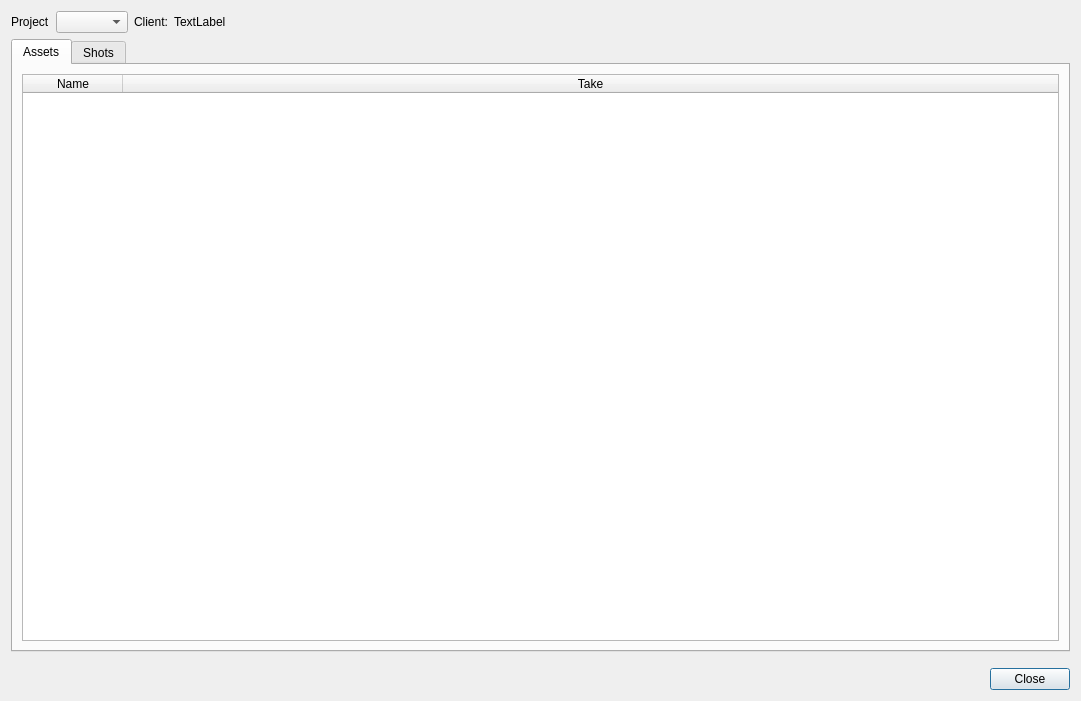
<?xml version="1.0" encoding="UTF-8"?>
<ui version="4.0">
 <class>Dialog</class>
 <widget class="QDialog" name="Dialog">
  <property name="geometry">
   <rect>
    <x>0</x>
    <y>0</y>
    <width>1081</width>
    <height>701</height>
   </rect>
  </property>
  <property name="windowTitle">
   <string>Dialog</string>
  </property>
  <layout class="QVBoxLayout" name="verticalLayout">
   <item>
    <layout class="QHBoxLayout" name="horizontalLayout">
     <item>
      <widget class="QLabel" name="label">
       <property name="text">
        <string>Project</string>
       </property>
      </widget>
     </item>
     <item>
      <widget class="QComboBox" name="projects_comboBox"/>
     </item>
     <item>
      <widget class="QLabel" name="client_label">
       <property name="text">
        <string>Client:</string>
       </property>
      </widget>
     </item>
     <item>
      <widget class="QLabel" name="client_name_label">
       <property name="text">
        <string>TextLabel</string>
       </property>
      </widget>
     </item>
     <item>
      <spacer name="horizontalSpacer">
       <property name="orientation">
        <enum>Qt::Horizontal</enum>
       </property>
       <property name="sizeHint" stdset="0">
        <size>
         <width>40</width>
         <height>20</height>
        </size>
       </property>
      </spacer>
     </item>
    </layout>
   </item>
   <item>
    <widget class="QTabWidget" name="tabWidget">
     <property name="currentIndex">
      <number>0</number>
     </property>
     <widget class="QWidget" name="assets_tab">
      <attribute name="title">
       <string>Assets</string>
      </attribute>
      <layout class="QVBoxLayout" name="verticalLayout_2">
       <item>
        <widget class="QTableWidget" name="assets_tableWidget">
         <property name="toolTip">
          <string>&lt;html&gt;&lt;head/&gt;&lt;body&gt;&lt;p&gt;Right click to:&lt;/p&gt;&lt;ul style=&quot;margin-top: 0px; margin-bottom: 0px; margin-left: 0px; margin-right: 0px; -qt-list-indent: 1;&quot;&gt;&lt;li style=&quot; margin-top:12px; margin-bottom:0px; margin-left:0px; margin-right:0px; -qt-block-indent:0; text-indent:0px;&quot;&gt;&lt;span style=&quot; font-weight:600;&quot;&gt;Change Status&lt;/span&gt;&lt;/li&gt;&lt;li style=&quot; margin-top:0px; margin-bottom:12px; margin-left:0px; margin-right:0px; -qt-block-indent:0; text-indent:0px;&quot;&gt;&lt;span style=&quot; font-weight:600;&quot;&gt;Browse Outputs&lt;/span&gt;&lt;/li&gt;&lt;/ul&gt;&lt;/body&gt;&lt;/html&gt;</string>
         </property>
         <property name="autoFillBackground">
          <bool>true</bool>
         </property>
         <property name="editTriggers">
          <set>QAbstractItemView::NoEditTriggers</set>
         </property>
         <attribute name="horizontalHeaderStretchLastSection">
          <bool>true</bool>
         </attribute>
         <column>
          <property name="text">
           <string>Name</string>
          </property>
         </column>
         <column>
          <property name="text">
           <string>Take</string>
          </property>
         </column>
        </widget>
       </item>
      </layout>
     </widget>
     <widget class="QWidget" name="shots_tab">
      <attribute name="title">
       <string>Shots</string>
      </attribute>
      <layout class="QVBoxLayout" name="verticalLayout_3">
       <item>
        <widget class="QTableWidget" name="shots_tableWidget">
         <property name="toolTip">
          <string>&lt;html&gt;&lt;head/&gt;&lt;body&gt;&lt;p&gt;Right click to:&lt;/p&gt;&lt;ul style=&quot;margin-top: 0px; margin-bottom: 0px; margin-left: 0px; margin-right: 0px; -qt-list-indent: 1;&quot;&gt;&lt;li style=&quot; margin-top:12px; margin-bottom:0px; margin-left:0px; margin-right:0px; -qt-block-indent:0; text-indent:0px;&quot;&gt;&lt;span style=&quot; font-weight:600;&quot;&gt;Change Status&lt;/span&gt;&lt;/li&gt;&lt;li style=&quot; margin-top:0px; margin-bottom:12px; margin-left:0px; margin-right:0px; -qt-block-indent:0; text-indent:0px;&quot;&gt;&lt;span style=&quot; font-weight:600;&quot;&gt;Browse Outputs&lt;/span&gt;&lt;/li&gt;&lt;/ul&gt;&lt;/body&gt;&lt;/html&gt;</string>
         </property>
         <property name="editTriggers">
          <set>QAbstractItemView::NoEditTriggers</set>
         </property>
         <attribute name="horizontalHeaderStretchLastSection">
          <bool>true</bool>
         </attribute>
         <column>
          <property name="text">
           <string>Sequence</string>
          </property>
         </column>
         <column>
          <property name="text">
           <string>Number</string>
          </property>
         </column>
        </widget>
       </item>
      </layout>
     </widget>
    </widget>
   </item>
   <item>
    <layout class="QHBoxLayout" name="horizontalLayout_2">
     <property name="topMargin">
      <number>10</number>
     </property>
     <item>
      <spacer name="horizontalSpacer_2">
       <property name="orientation">
        <enum>Qt::Horizontal</enum>
       </property>
       <property name="sizeHint" stdset="0">
        <size>
         <width>40</width>
         <height>20</height>
        </size>
       </property>
      </spacer>
     </item>
     <item>
      <widget class="QPushButton" name="close_pushButton">
       <property name="text">
        <string>Close</string>
       </property>
      </widget>
     </item>
    </layout>
   </item>
  </layout>
 </widget>
 <resources/>
 <connections/>
</ui>
